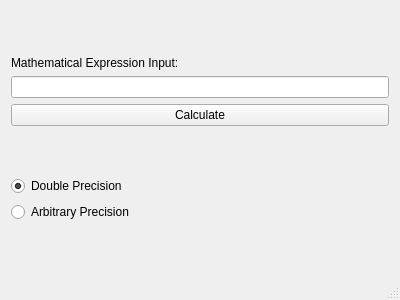
<?xml version="1.0" encoding="UTF-8"?>
<ui version="4.0">
 <class>MainWindow</class>
 <widget class="QMainWindow" name="MainWindow">
  <property name="geometry">
   <rect>
    <x>0</x>
    <y>0</y>
    <width>400</width>
    <height>300</height>
   </rect>
  </property>
  <property name="windowTitle">
   <string>Calc</string>
  </property>
  <widget class="QWidget" name="centralWidget">
   <layout class="QVBoxLayout" name="verticalLayout">
    <item>
     <spacer name="verticalSpacer">
      <property name="orientation">
       <enum>Qt::Vertical</enum>
      </property>
      <property name="sizeHint" stdset="0">
       <size>
        <width>20</width>
        <height>40</height>
       </size>
      </property>
     </spacer>
    </item>
    <item>
     <widget class="QLabel" name="label">
      <property name="text">
       <string>Mathematical Expression Input:</string>
      </property>
     </widget>
    </item>
    <item>
     <widget class="QLineEdit" name="lineEdit"/>
    </item>
    <item>
     <widget class="QPushButton" name="pushButton">
      <property name="text">
       <string>Calculate</string>
      </property>
     </widget>
    </item>
    <item>
     <spacer name="verticalSpacer_3">
      <property name="orientation">
       <enum>Qt::Vertical</enum>
      </property>
      <property name="sizeHint" stdset="0">
       <size>
        <width>20</width>
        <height>20</height>
       </size>
      </property>
     </spacer>
    </item>
    <item>
     <widget class="QRadioButton" name="radioDouble">
      <property name="text">
       <string>Double Precision</string>
      </property>
      <property name="checked">
       <bool>true</bool>
      </property>
     </widget>
    </item>
    <item>
     <widget class="QRadioButton" name="radioSymbolic">
      <property name="text">
       <string>Arbitrary Precision</string>
      </property>
     </widget>
    </item>
    <item>
     <spacer name="verticalSpacer_2">
      <property name="orientation">
       <enum>Qt::Vertical</enum>
      </property>
      <property name="sizeHint" stdset="0">
       <size>
        <width>20</width>
        <height>40</height>
       </size>
      </property>
     </spacer>
    </item>
   </layout>
  </widget>
  <widget class="QMenuBar" name="menuBar">
   <property name="geometry">
    <rect>
     <x>0</x>
     <y>0</y>
     <width>400</width>
     <height>21</height>
    </rect>
   </property>
  </widget>
  <widget class="QStatusBar" name="statusBar"/>
 </widget>
 <layoutdefault spacing="6" margin="11"/>
 <resources/>
 <connections/>
</ui>
